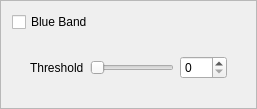
                <widget class="QFrame" name="frame__BlueBand">
                 <property name="frameShape">
                  <enum>QFrame::StyledPanel</enum>
                 </property>
                 <property name="frameShadow">
                  <enum>QFrame::Raised</enum>
                 </property>
                 <layout class="QGridLayout" name="gridLayout_7">
                  <item row="0" column="0">
                   <widget class="QCheckBox" name="checkBox_BlueBand">
                    <property name="text">
                     <string>Blue Band</string>
                    </property>
                   </widget>
                  </item>
                  <item row="1" column="0">
                   <widget class="QWidget" name="widget_BlueBand" native="true">
                    <layout class="QVBoxLayout" name="verticalLayout_4">
                     <item>
                      <widget class="QWidget" name="widget_BlueBand_01" native="true">
                       <layout class="QHBoxLayout" name="horizontalLayout_5">
                        <item>
                         <widget class="QLabel" name="label_2">
                          <property name="text">
                           <string>Threshold</string>
                          </property>
                         </widget>
                        </item>
                        <item>
                         <widget class="QSlider" name="horizontalSlider_BB">
                          <property name="maximum">
                           <number>255</number>
                          </property>
                          <property name="pageStep">
                           <number>5</number>
                          </property>
                          <property name="orientation">
                           <enum>Qt::Horizontal</enum>
                          </property>
                         </widget>
                        </item>
                        <item>
                         <widget class="QDoubleSpinBox" name="doubleSpinBox_BB">
                          <property name="sizePolicy">
                           <sizepolicy hsizetype="Minimum" vsizetype="Fixed">
                            <horstretch>0</horstretch>
                            <verstretch>0</verstretch>
                           </sizepolicy>
                          </property>
                          <property name="decimals">
                           <number>0</number>
                          </property>
                          <property name="minimum">
                           <double>0.000000000000000</double>
                          </property>
                          <property name="maximum">
                           <double>255.000000000000000</double>
                          </property>
                          <property name="singleStep">
                           <double>1.000000000000000</double>
                          </property>
                         </widget>
                        </item>
                       </layout>
                      </widget>
                     </item>
                    </layout>
                   </widget>
                  </item>
                 </layout>
                </widget>
